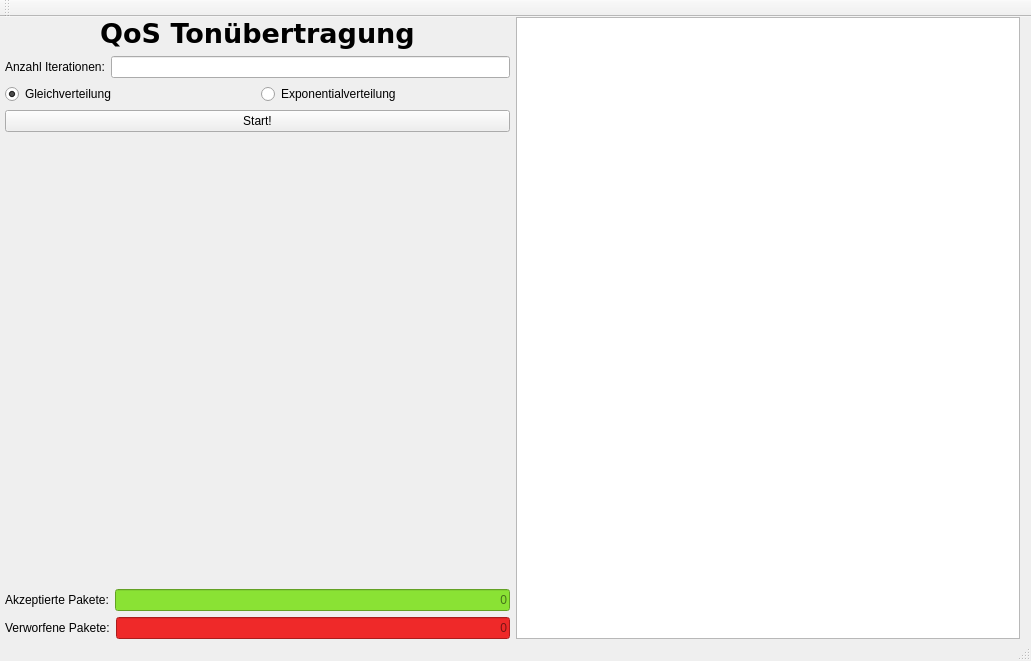
<?xml version="1.0" encoding="UTF-8"?>
<ui version="4.0">
 <class>MainWindow</class>
 <widget class="QMainWindow" name="MainWindow">
  <property name="geometry">
   <rect>
    <x>0</x>
    <y>0</y>
    <width>1031</width>
    <height>661</height>
   </rect>
  </property>
  <property name="windowTitle">
   <string>MainWindow</string>
  </property>
  <widget class="QWidget" name="centralWidget">
   <layout class="QHBoxLayout" name="horizontalLayout_5" stretch="1,0">
    <property name="sizeConstraint">
     <enum>QLayout::SetDefaultConstraint</enum>
    </property>
    <property name="leftMargin">
     <number>5</number>
    </property>
    <property name="topMargin">
     <number>0</number>
    </property>
    <property name="bottomMargin">
     <number>0</number>
    </property>
    <item>
     <layout class="QVBoxLayout" name="verticalLayout_3" stretch="0,0,0">
      <item>
       <widget class="QLabel" name="headerLbl">
        <property name="enabled">
         <bool>true</bool>
        </property>
        <property name="font">
         <font>
          <family>DejaVu Sans</family>
          <pointsize>20</pointsize>
          <weight>75</weight>
          <bold>true</bold>
          <underline>false</underline>
         </font>
        </property>
        <property name="text">
         <string>QoS Tonübertragung</string>
        </property>
        <property name="alignment">
         <set>Qt::AlignCenter</set>
        </property>
       </widget>
      </item>
      <item>
       <layout class="QVBoxLayout" name="verticalLayout">
        <item>
         <layout class="QHBoxLayout" name="horizontalLayout_2">
          <item>
           <widget class="QLabel" name="label_2">
            <property name="text">
             <string>Anzahl Iterationen:</string>
            </property>
           </widget>
          </item>
          <item>
           <widget class="QLineEdit" name="nrItBox"/>
          </item>
         </layout>
        </item>
        <item>
         <layout class="QHBoxLayout" name="horizontalLayout">
          <item>
           <widget class="QRadioButton" name="uniRadio">
            <property name="text">
             <string>Gleichverteilung</string>
            </property>
            <property name="checked">
             <bool>true</bool>
            </property>
           </widget>
          </item>
          <item>
           <widget class="QRadioButton" name="expRadio">
            <property name="text">
             <string>Exponentialverteilung</string>
            </property>
           </widget>
          </item>
         </layout>
        </item>
        <item>
         <widget class="QPushButton" name="runBtn">
          <property name="text">
           <string>Start!</string>
          </property>
         </widget>
        </item>
        <item>
         <spacer name="verticalSpacer">
          <property name="orientation">
           <enum>Qt::Vertical</enum>
          </property>
          <property name="sizeType">
           <enum>QSizePolicy::MinimumExpanding</enum>
          </property>
          <property name="sizeHint" stdset="0">
           <size>
            <width>20</width>
            <height>300</height>
           </size>
          </property>
         </spacer>
        </item>
       </layout>
      </item>
      <item>
       <layout class="QVBoxLayout" name="verticalLayout_2">
        <item>
         <layout class="QHBoxLayout" name="horizontalLayout_4">
          <item>
           <widget class="QLabel" name="label">
            <property name="text">
             <string>Akzeptierte Pakete:</string>
            </property>
           </widget>
          </item>
          <item>
           <widget class="QLineEdit" name="accPakBox">
            <property name="enabled">
             <bool>true</bool>
            </property>
            <property name="styleSheet">
             <string notr="true">background-color: rgb(138, 226, 52);</string>
            </property>
            <property name="text">
             <string/>
            </property>
            <property name="alignment">
             <set>Qt::AlignRight|Qt::AlignTrailing|Qt::AlignVCenter</set>
            </property>
            <property name="readOnly">
             <bool>true</bool>
            </property>
            <property name="placeholderText">
             <string>0</string>
            </property>
           </widget>
          </item>
         </layout>
        </item>
        <item>
         <layout class="QHBoxLayout" name="horizontalLayout_3">
          <item>
           <widget class="QLabel" name="label_3">
            <property name="text">
             <string>Verworfene Pakete:</string>
            </property>
           </widget>
          </item>
          <item>
           <widget class="QLineEdit" name="declPakBox">
            <property name="enabled">
             <bool>true</bool>
            </property>
            <property name="styleSheet">
             <string notr="true">background-color: rgb(239, 41, 41);</string>
            </property>
            <property name="text">
             <string/>
            </property>
            <property name="alignment">
             <set>Qt::AlignRight|Qt::AlignTrailing|Qt::AlignVCenter</set>
            </property>
            <property name="readOnly">
             <bool>true</bool>
            </property>
            <property name="placeholderText">
             <string>0</string>
            </property>
           </widget>
          </item>
         </layout>
        </item>
       </layout>
      </item>
     </layout>
    </item>
    <item>
     <widget class="QChartView" name="graphicsView">
      <property name="sizePolicy">
       <sizepolicy hsizetype="Expanding" vsizetype="Expanding">
        <horstretch>1</horstretch>
        <verstretch>0</verstretch>
       </sizepolicy>
      </property>
      <property name="minimumSize">
       <size>
        <width>100</width>
        <height>100</height>
       </size>
      </property>
     </widget>
    </item>
   </layout>
  </widget>
  <widget class="QToolBar" name="mainToolBar">
   <attribute name="toolBarArea">
    <enum>TopToolBarArea</enum>
   </attribute>
   <attribute name="toolBarBreak">
    <bool>false</bool>
   </attribute>
  </widget>
  <widget class="QStatusBar" name="statusBar"/>
  <action name="actionSchliessen">
   <property name="text">
    <string>Schliessen</string>
   </property>
  </action>
 </widget>
 <layoutdefault spacing="6" margin="11"/>
 <customwidgets>
  <customwidget>
   <class>QChartView</class>
   <extends>QGraphicsView</extends>
   <header>QtCharts</header>
  </customwidget>
 </customwidgets>
 <resources/>
 <connections/>
</ui>
